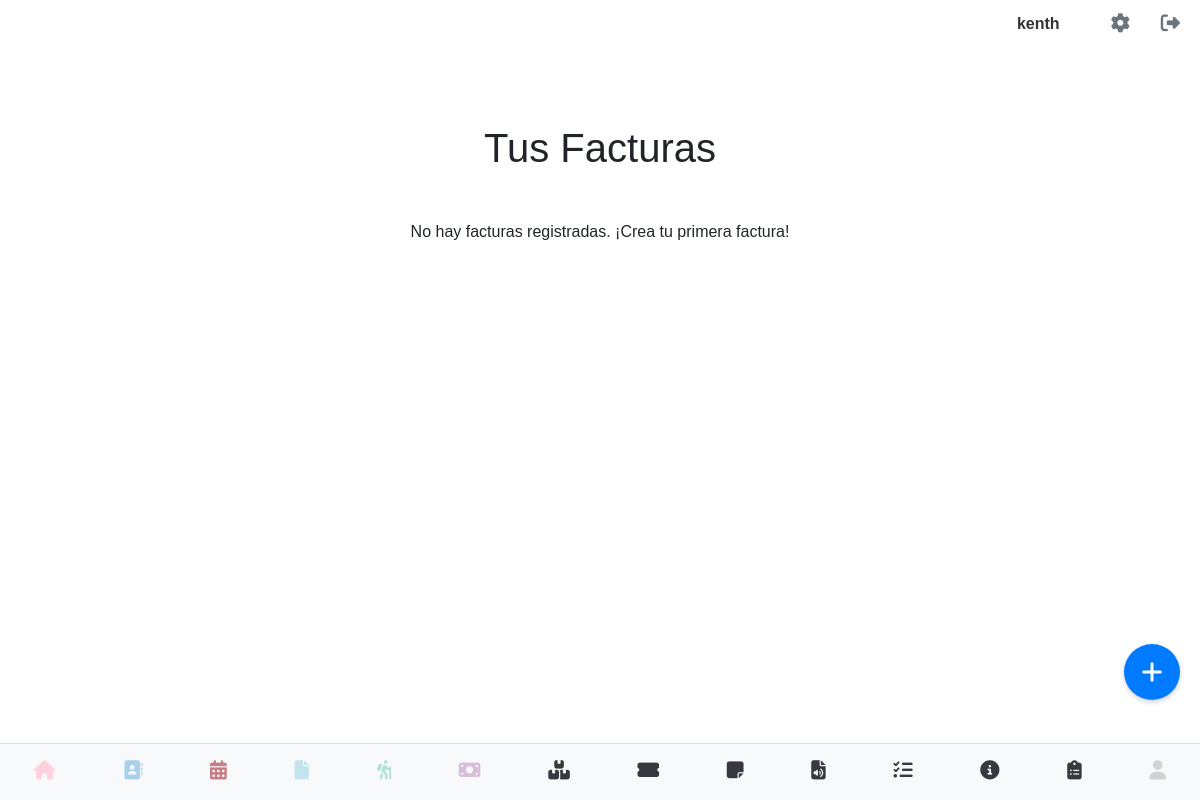
The app's page /ver_facturas (signed in), older data.
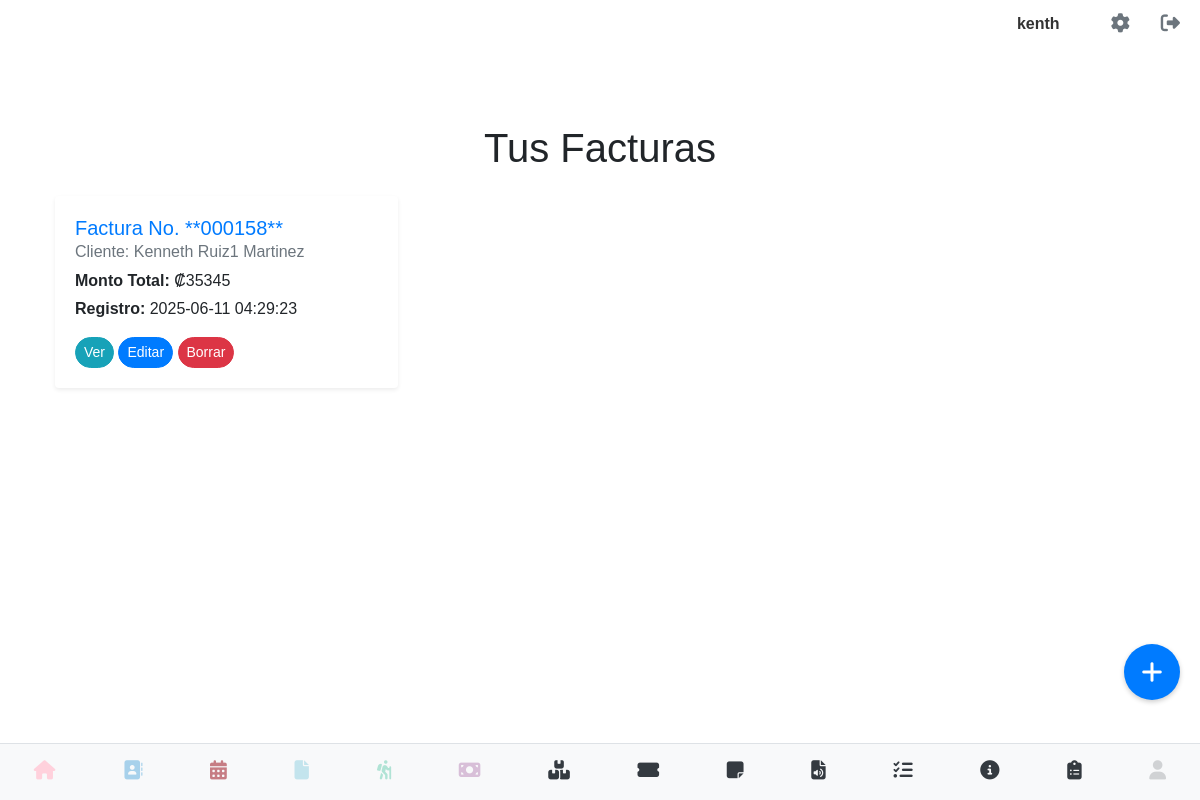
The same page, newer data.
### models.py (models this page shows, shortened)
class Factura(db.Model):
    __tablename__ = 'facturas'
    id = db.Column(db.Integer, primary_key=True)
    numero_factura = db.Column(db.String(100), unique=True, nullable=False)
    fecha_emision = db.Column(db.Date, nullable=False, default=datetime.utcnow)
    cliente_id = db.Column(db.Integer, db.ForeignKey('contacto.id'), nullable=False)
    cliente = db.relationship('Contacto', backref=db.backref('facturas', lazy=True))
    descripcion = db.Column(db.Text)
    monto_total = db.Column(db.Numeric(10, 2), nullable=False)
    fecha_registro = db.Column(db.DateTime, default=datetime.utcnow)
    usuario_id = db.Column(db.Integer, db.ForeignKey('users.id'), nullable=False)
    usuario = db.relationship('User', backref=db.backref('facturas', lazy=True))
    interes = db.Column(db.String(50), nullable=True)
    realizado_por = db.Column(db.String(100), nullable=True)
    sinpe = db.Column(db.String(100), nullable=True)
    tipo_actividad = db.Column(db.String(100), nullable=True)
    nombre_actividad_etapa = db.Column(db.String(255), nullable=True)
    costo_actividad = db.Column(db.Numeric(10, 2), nullable=True)
    otras_descripcion = db.Column(db.Text, nullable=True)
    impuesto_monto = db.Column(db.Numeric(10, 2), nullable=True, default=0.00)

class Contacto(db.Model):
    __tablename__ = 'contacto'
    id = db.Column(db.Integer, primary_key=True)
    nombre = db.Column(db.String(100), nullable=False)
    primer_apellido = db.Column(db.String(100), nullable=True)
    segundo_apellido = db.Column(db.String(100), nullable=True)
    telefono = db.Column(db.String(20), nullable=False)
    movil = db.Column(db.String(20), nullable=True)
    email = db.Column(db.String(120), nullable=True)
    direccion = db.Column(db.String(200), nullable=True)
    tipo_actividad = db.Column(db.String(100), nullable=True)
    nota = db.Column(db.Text, nullable=True)
    fecha_ingreso = db.Column(db.DateTime, default=datetime.utcnow)
    direccion_mapa = db.Column(db.String(255), nullable=True)
    avatar_path = db.Column(db.String(255), nullable=True)
    usuario_id = db.Column(db.Integer, db.ForeignKey('users.id'), nullable=False)
    empresa = db.Column(db.String(100), nullable=True)
    sitio_web = db.Column(db.String(255), nullable=True)
    capacidad_persona = db.Column(db.String(50), nullable=True)
    participacion = db.Column(db.String(50), nullable=True)
    usuario = db.relationship('User', backref=db.backref('contactos', lazy=True))

### app.py (the view)
@app.route('/ver_facturas')
@login_required
def ver_facturas():
    facturas = Factura.query.filter_by(usuario_id=current_user.id).all()
    return render_template('ver_facturas.html', facturas=facturas, generate_csrf=generate_csrf)

### app.py (called while the page is built)
@login_manager.user_loader
def load_user(user_id):
    return User.query.get(int(user_id))

### models.py (called while the page is built)
    @property
    def is_authenticated(self):
        return True

### templates/ver_facturas.html (shortened to what this page needs)
{% extends 'base.html' %}
{% block content %}
<div class="container mt-4">
    <h1 class="mb-4 text-center">Tus Facturas</h1>
    {% if facturas %}
    <div class="row row-cols-1 row-cols-md-2 row-cols-lg-3 g-4">
        {% for factura in facturas %}
        <div class="col">
            <div class="card h-100 shadow-sm border-0 rounded-3">
                <div class="card-body d-flex flex-column">
                    <h5 class="card-title text-primary mb-2">Factura No. **{{ factura.numero_factura }}**</h5>
                    <h6 class="card-subtitle mb-2 text-muted">
                        Cliente:
                        {% if factura.cliente %}
                            {{ factura.cliente.nombre.title() }}
                            {{ factura.cliente.primer_apellido.title() if factura.cliente.primer_apellido else '' }}
                            {{ factura.cliente.segundo_apellido.title() if factura.cliente.segundo_apellido else '' }}
                        {% else %}
                            N/A
                        {% endif %}
                    </h6>
                    <p class="card-text mb-1"><strong>Monto Total:</strong> ₡{{ factura.monto_total | int }}</p>
                    <p class="card-text mb-3 text-sm"><strong>Registro:</strong> {{ factura.fecha_registro.strftime('%Y-%m-%d %H:%M:%S') }}</p>
                    <div class="mt-auto d-grid gap-2 d-md-block">
                        <a href="{{ url_for('ver_detalle_factura', id=factura.id) }}" class="btn btn-info btn-sm rounded-pill mb-2 mb-md-0 me-md-2">Ver</a>
                        <a href="{{ url_for('editar_factura', id=factura.id) }}" class="btn btn-primary btn-sm rounded-pill mb-2 mb-md-0 me-md-2">Editar</a>
                        <button type="button" class="btn btn-danger btn-sm rounded-pill borrar-factura-btn-swal"
                                data-factura-id="{{ factura.id }}"
                                data-factura-numero="{{ factura.numero_factura }}"
                                data-factura-cliente="{{ factura.cliente.nombre | title }} {{ factura.cliente.primer_apellido | title or '' }} {{ factura.cliente.segundo_apellido | title or '' }}">
                            Borrar
                        </button>
                    </div>
                </div>
            </div>
        </div>
        {% endfor %}
    </div>
    {% else %}
    <p class="text-center mt-5">No hay facturas registradas. ¡Crea tu primera factura!</p>
    {% endif %}
</div>
<a href="{{ url_for('crear_factura') }}" class="floating-button">
    <i class="fas fa-plus"></i>
</a>
{% endblock %}

Row changes from the older to the newer data that the page shows:
added Factura: numero_factura "000158", cliente.nombre "Kenneth", cliente.primer_apellido "Ruiz1", cliente.segundo_apellido "Martinez", monto_total "35345", fecha_registro "2025-06-11 04:29:23"
Text that changed along with them:
text no longer shown: "No hay facturas registradas. ¡Crea tu primera factura!"
